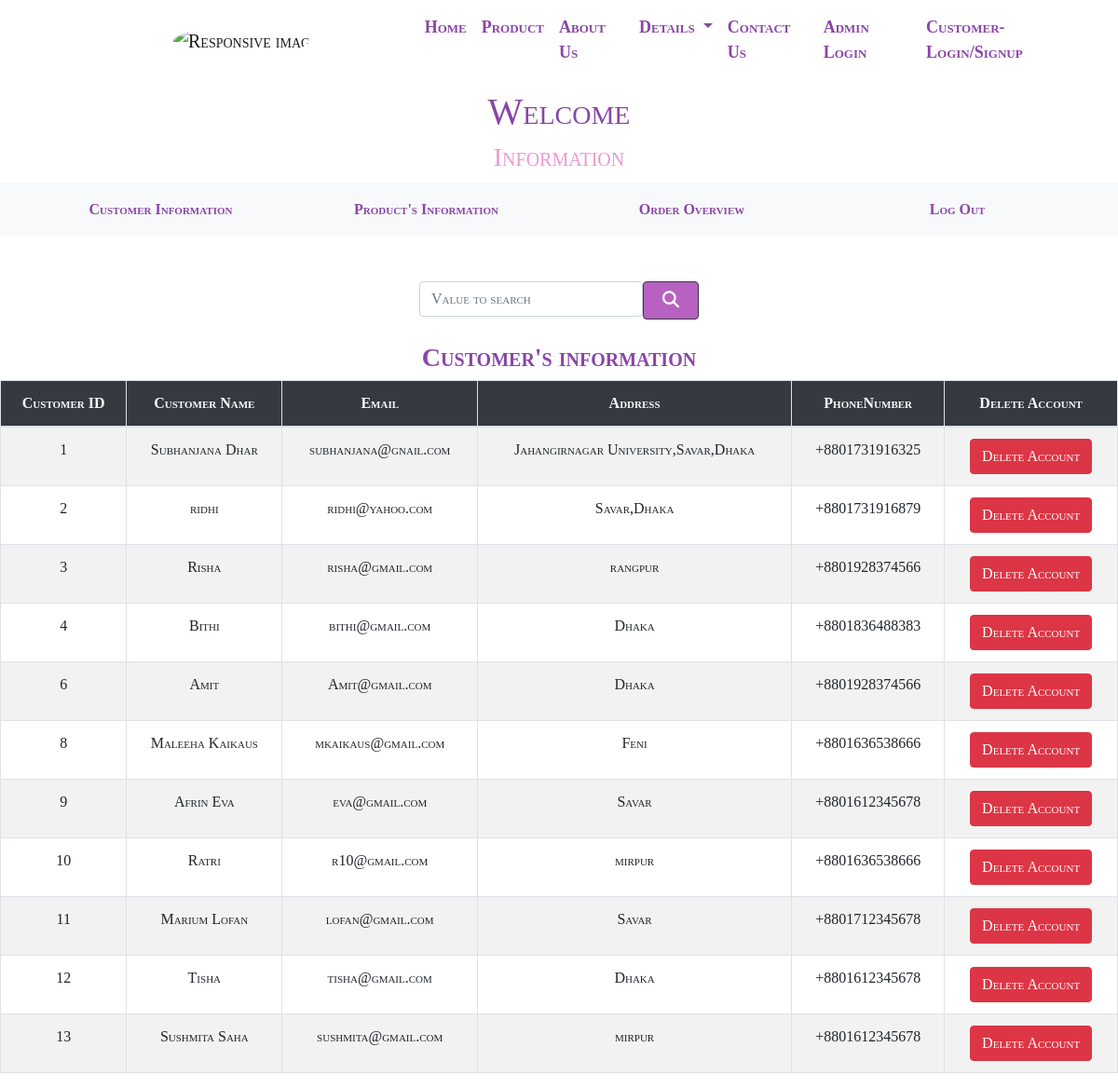
Page /php/customer_table.php on the committed database.
### tables this page shows
CREATE TABLE IF NOT EXISTS `customer_info` (
  `CustomerID` int(100) NOT NULL AUTO_INCREMENT,
  `CustomerName` varchar(255) NOT NULL,
  `Email` varchar(255) NOT NULL,
  `Password` varchar(255) NOT NULL,
  `Address` varchar(255) NOT NULL,
  `PhoneNumber` varchar(14) NOT NULL,
  PRIMARY KEY (`CustomerID`)
);

### php/customer_table.php (the view, shortened to what this page needs)
<?php
include_once('database.php');
if (isset($_POST['search'])) {
    $valuetosearch = $_POST['valueTosearch'];
    $query = "SELECT * FROM customer_info where concat(`CustomerName`,`Email`,`Address`) LIKE '%$valuetosearch%'";
    $result = mysqli_query($connect, $query);
} else {
    $query = "SELECT * FROM customer_info";
    $result = mysqli_query($connect, $query);
    $valuetosearch = "";
}
?>
<!DOCTYPE html>
<html lang="en">
<head>
    <link href="https://stackpath.bootstrapcdn.com/font-awesome/4.7.0/css/font-awesome.min.css" rel="stylesheet">
    <link rel="stylesheet" href="../css/bootstrap.min.css">
    <link rel="stylesheet" href="../css/animate.css">
    <link rel="stylesheet" href="../css/index.css">
    <link rel="stylesheet" href="../css/admin_query.css">
</head>
<body>
  <nav class="navbar navbar-expand-lg navbar-light bg-color sticky-top">
    <a class="navbar-brand" href="#">
      <img src="../media/banner1 (2).png" class="img-fluid logo-image" alt="Responsive image"></a>
    <div class="collapse navbar-collapse" id="navbarSupportedContent">
      <ul class="navbar-nav mr-auto nav-margin">
        <li class="nav-item active">
          <a class="nav-link nav-color ac-color animate__animated animate__zoomIn wow zoomIn" href="../php/Home.php">Home </a>
        </li>
        <li class="nav-item">
          <a class="nav-link nav-color animate__animated animate__zoomIn wow zoomIn " href="../php/product.php">Product</a>
        </li>
        <li class="nav-item active">
          <a class="nav-link nav-color  animate__animated animate__zoomIn wow zoomIn" href="../php/about.php"> About Us </a>
        </li>
              <li class="nav-item dropdown">
              <a class="nav-link dropdown-toggle nav-color " href="#" id="navbarDropdown" role="button" data-toggle="dropdown" aria-haspopup="true" aria-expanded="false">
                Details
              </a>
            </li>
        <li class="nav-item active">
          <a class="nav-link nav-color  animate__animated animate__zoomIn wow zoomIn" href="../php/contact.php">Contact Us </a>
        </li>
        <li class="nav-item active">
          <a class="nav-link nav-color  animate__animated animate__zoomIn wow zoomIn" href="../php/admin_login.php">Admin Login
            <span class="sr-only">(current)</span></a>
        </li>
             <li class="nav-item active">
          <a class="nav-link nav-color  animate__animated animate__zoomIn wow zoomIn" href="../php/customer_login.php">Customer- Login/Signup </a>
        </li>
      </ul>
    </div>
  </nav>
    <div class="container heading">
        <h1>Welcome <?php echo $row['adminName']; ?></h1>
        <h3>Information</h3>
    </div>
    <div class="menu bg-light">
        <div class="container">
            <div class="row text-center info">
                <div class="col-sm">
                    <a href="customer_table.php" class="btn btn-light">Customer Information</a>
                </div>
                <div class="col-sm">
                    <a href="product_table.php" class="btn btn-light">Product's Information</a>
                </div>
                <div class="col-sm">
                    <a href="order_overview.php" class="btn btn-light">Order Overview</a>
                </div>
                <div class="col-sm">
                    <a href="index.php" class="btn  btn-light">Log Out</a>
                </div>
            </div>
        </div>
    </div>
  <br>
    <br>
    <form action="customer_table.php" method="POST">
        <div class="input-group align-self-center">
            <div class="form-outline" style="margin-left: 37.5vw; width: 20vw;">
                <input type="search" id="form1" class="form-control" name="valueTosearch" placeholder="Value to search" value="<?php echo $valuetosearch; ?>" />
            </div>
            <button type="submit" class="btn btn-dark login_btn" name="search" style="width: 5vw">
                <i class="fas fa-search"></i>
            </button>
        </div>
        <br>
        <h3 CLASS="font-weight-bolder text-center" style="color: #8946A6;"> Customer's information</h3>
        <table class="table table-striped table-hover table-bordered ">
            <thead class="bg-dark text-light text-center">
                <th>Customer ID</th>
                <th>Customer Name</th>
                <th>Email</th>
                <th>Address</th>
                <th>PhoneNumber</th>
                <th>Delete Account</th>
            </thead>
            <?php
            while ($row = mysqli_fetch_array($result)) :
            ?>
                <tr class="text-center">
                    <td><?php echo $row['CustomerID']; ?></td>
                    <td><?php echo $row['CustomerName']; ?></td>
                    <td><?php echo $row['Email']; ?></td>
                    <td><?php echo $row['Address']; ?></td>
                    <td><?php echo $row['PhoneNumber']; ?></td>
                    <td><a href="customer_table.php?delete=<?php echo $row['CustomerID']; ?>" class="btn  btn-danger">Delete Account</a></button></td>
                </tr>
            <?php endwhile; ?>
        </table>
    </form>
</body>
</html>

### css/index.css (style rules this page uses)
* { margin: 0; padding: 0; font-family: 'Times New Roman', Times, serif; font-variant: small-caps; }
.logo-image { width:80px; height:80px; border-radius: 50%; margin-left: 20px; }
.bg-color { background-color:white; }
.logo-image { width:80px; height:80px; border-radius: 50%; margin-left: 170px; }
.nav-margin { margin-left:100px; }
.nav-color { font-size:18px; color:#8946A6!important; font-weight: bolder; }

### css/admin_query.css (style rules this page uses)
* { margin: 0; padding: 0; font-family: 'Times New Roman', Times, serif; font-variant: small-caps; }
.logo-image { width: 80px; height: 80px; border-radius: 50%; margin-left: 20px; }
.bg-color { background-color: white; }
.logo-image { width: 80px; height: 80px; border-radius: 50%; margin-left: 170px; }
.nav-margin { margin-left: 100px; }
.nav-color { font-size: 18px; color: #8946A6!important; font-weight: bolder; }
.heading { text-align: center; margin: 10px auto; color: #8946A6; }
.heading h3 { color: #EA99D5; }
.info .col-sm { padding: 10px; font-size: 20px; }
.info .btn { color: #8946A6; font-weight: bolder; }
.btn-dark { background-color: #B762C1!important; color: white; font-size: large; }

### rows in the picture
customer_info: CustomerID "1", CustomerName "Subhanjana Dhar", Email "subhanjana@gnail.com", Address "Jahangirnagar University,Savar,Dhaka", PhoneNumber "+8801731916325"
customer_info: CustomerID "2", CustomerName "ridhi", Email "ridhi@yahoo.com", Address "Savar,Dhaka", PhoneNumber "+8801731916879"
customer_info: CustomerID "3", CustomerName "Risha", Email "risha@gmail.com", Address "rangpur", PhoneNumber "+8801928374566"
customer_info: CustomerID "4", CustomerName "Bithi", Email "bithi@gmail.com", Address "Dhaka", PhoneNumber "+8801836488383"
customer_info: CustomerID "6", CustomerName "Amit", Email "Amit@gmail.com", Address "Dhaka", PhoneNumber "+8801928374566"
customer_info: CustomerID "8", CustomerName "Maleeha Kaikaus", Email "mkaikaus@gmail.com", Address "Feni", PhoneNumber "+8801636538666"
customer_info: CustomerID "9", CustomerName "Afrin Eva", Email "eva@gmail.com", Address "Savar", PhoneNumber "+8801612345678"
customer_info: CustomerID "10", CustomerName "Ratri", Email "r10@gmail.com", Address "mirpur", PhoneNumber "+8801636538666"
customer_info: CustomerID "11", CustomerName "Marium Lofan", Email "lofan@gmail.com", Address "Savar", PhoneNumber "+8801712345678"
customer_info: CustomerID "12", CustomerName "Tisha", Email "tisha@gmail.com", Address "Dhaka", PhoneNumber "+8801612345678"
customer_info: CustomerID "13", CustomerName "Sushmita Saha", Email "sushmita@gmail.com", Address "mirpur", PhoneNumber "+8801612345678"
